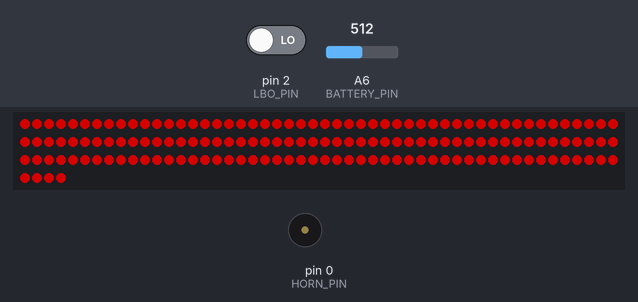
The sketch below on a simulated Arduino Nano, built with avr-gcc and run on an emulated ATmega328P. Shown: 154 RGB LEDs in strip order, left to right, continuing on the next row, buzzer (waves = sounding, pin HIGH). The test bench sets the inputs (shaded band); at power-on: pin 2 (LBO_PIN) LOW, A6 (BATTERY_PIN) = 512. Dim RGB values are drawn brighter than linear; no radio packets arrive unless stated.

Above: at 0.1 s.

The sketch:

Sender.ino
```cpp
#include <FastLED.h>
#include <RF24.h>

struct BatteryPacket {
  int rawValue = 0;
  float voltage = 0;
  int soc = 0;
  int lbo = 0;
  int counter = 0;
};

constexpr uint8_t ADDRESS_MAIN_DISPLAY[6] = "MAIN0";
constexpr float factor = 0.004882813;

#define LEDS_PER_SEGMENT 11
#define NUM_LEDS (2 * 7 * LEDS_PER_SEGMENT)

CRGB _leds[NUM_LEDS];

constexpr int DATA_PIN_LEDS = A0;
constexpr int BATTERY_PIN = A6;
constexpr int LBO_PIN = 2;
constexpr int HORN_PIN = 0;
int counter = 0;
RF24 radio(9, 10);  // CE, CSN

BatteryPacket data;

void setup() {
  FastLED.addLeds<NEOPIXEL, DATA_PIN_LEDS>(_leds, NUM_LEDS);
  FastLED.setBrightness(128);
  // Serial.begin(9600);

  fill_solid(_leds, NUM_LEDS, CRGB::Red);


  radio.begin();
  radio.setChannel(110);
  radio.setPALevel(RF24_PA_MAX);
  radio.setDataRate(RF24_250KBPS);
  radio.stopListening();

  FastLED.show();
  pinMode(LBO_PIN, INPUT);
  pinMode(HORN_PIN, OUTPUT);
  pinMode(BATTERY_PIN, INPUT);
}
void loop() {

  //turn leds off and wait
  // FastLED.clear();
  // FastLED.show();
  // delay(100);
  // measureAndSend();
  // radio.openWritingPipe(ADDRESS_MAIN_DISPLAY);
  // radio.write(&data, sizeof(data));

  // // turn leds on and wait
  // fill_solid(_leds, NUM_LEDS, CRGB::Red);
  // FastLED.show();
  // delay(100);
  measureAndSend();
  radio.openWritingPipe(ADDRESS_MAIN_DISPLAY);
  radio.write(&data, sizeof(data));

  counter++;
  // Serial.println(data.rawValue);
  for (uint8_t i = 0; i < 6; i++) {
    delay(10 * 1000);
  }
}

void measureAndSend() {
  int rawInput = measure(10);
  int lbo = digitalRead(LBO_PIN);
  int soc = map(rawInput, 710, 817, 0, 100);


  data.rawValue = rawInput;
  data.voltage = rawInput * factor;
  data.lbo = lbo;
  data.soc = soc;
  data.counter = counter;
}

int measure(uint8_t numberOfMeausers) {

  int rawValue = 0;
  for (uint8_t i = 0; i < numberOfMeausers; i++) {
    rawValue += analogRead(BATTERY_PIN);
  }

  return rawValue / numberOfMeausers;
}
```
